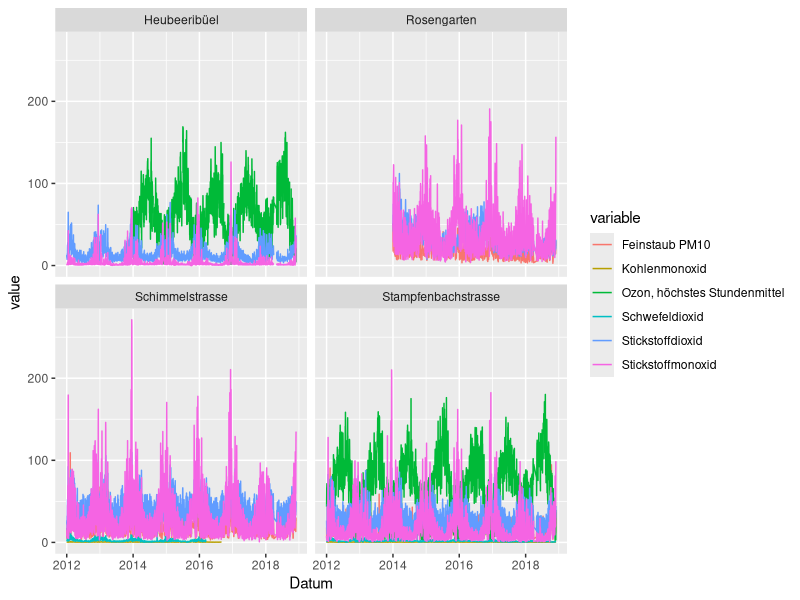
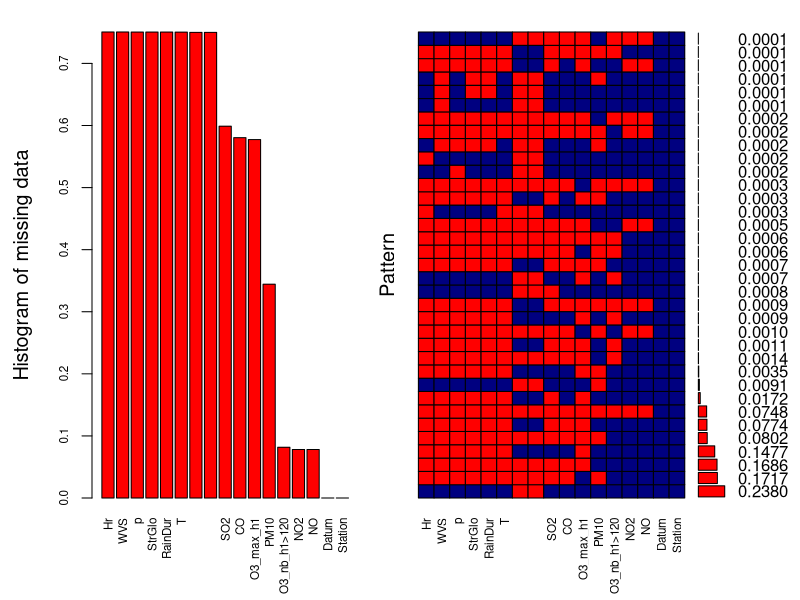
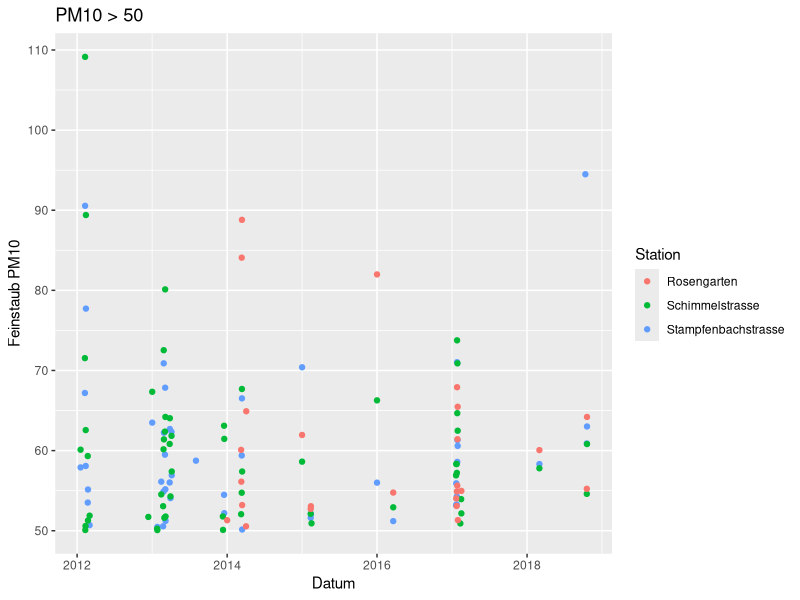
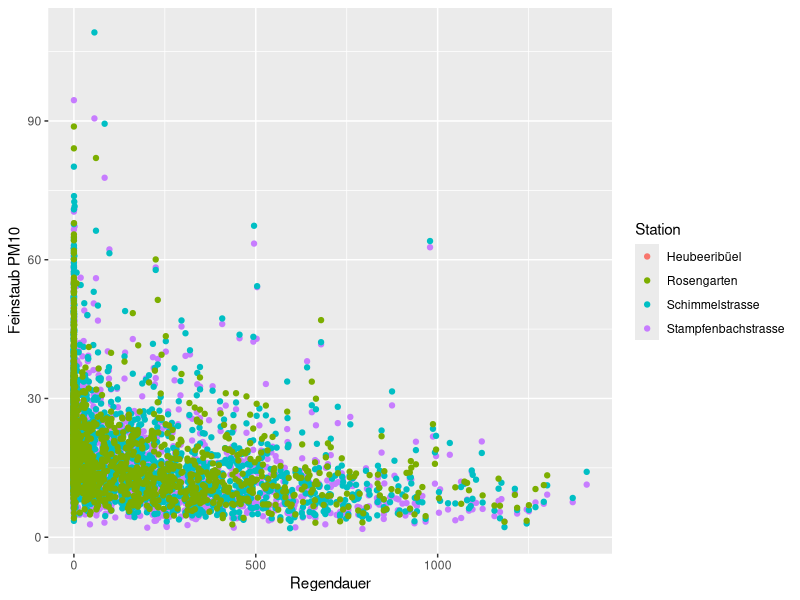

Recreate these plots in R, in order.
# Hausaufgabe
#### Aufgabe 1 ####

library("tidyr")
library(readr)
require(dplyr, quietly = T)
library(ggplot2)

# Daten einlesen
ugz_luftqualitaetsmessung_seit_2012 <- read_csv("ugz_luftqualitaetsmessung_seit-2012.csv")
luftqualitaet <- as_tibble(ugz_luftqualitaetsmessung_seit_2012)

# Werte und titel separieren
titel <- slice(luftqualitaet, c(2))
titel[1] <- "Datum"
werte <- slice(luftqualitaet, c(-1:-5))

# Tabelle nach ort auseinander nehmen
stampfenbach <- werte %>% select(1,2:14) %>%
  mutate(station = "Stampfenbachstrasse")
stampfenbach_titel <- titel %>% select(1,2:14)
stampfenbach_titel[15] <- "Station"
names(stampfenbach) <- stampfenbach_titel

schimmel <- werte %>% select(1,15:22) %>%
  mutate(station = "Schimmelstrasse")
schimmel_titel <- titel %>% select(1,15:22)
schimmel_titel[10] <- "Station"
names(schimmel) <- schimmel_titel

heubeer <- werte %>% select(1,23:26) %>%
  mutate(station = "Heubeeribüel")
heubeer_titel <- titel %>% select(1,23:26)
heubeer_titel[6] <- "Station"
names(heubeer) <- heubeer_titel

rosengarten <- werte %>% select(1,27:30) %>%   
  mutate(station = "Rosengarten")
rosengarten_titel <- titel %>% select(1,27:30)
rosengarten_titel[6] <- "Station"
names(rosengarten) <- rosengarten_titel

# Tabelle zusammensetzen
luftqual <- bind_rows(stampfenbach, schimmel, heubeer, rosengarten)
str(luftqual)

# Zahlen von character nach numeric wandeln
luftqual[2:14] <- as_tibble(sapply(luftqual[2:14], as.numeric))
str(luftqual)
View(luftqual)



#### Aufgabe 2 ####
# mit ggplot
gather(luftqual, key = variable, value = value, c(2,3,4,6,7,8)) %>% 
  ggplot(aes(x = Datum, y = value, group = variable)) +
  geom_line(aes(color = variable)) +
  facet_wrap(~Station)

# mit ggally #falscher Ansatz
# library(GGally)
# ggpairs(luftqual, mapping = ggplot2::aes(color = Station), columns = c(2,3,4,6,7,8),
#         upper =list(continuous = wrap("points", alpha = 0.2)))


#### Aufgabe 3 ####
library(VIM)
par(mar= c(4,2,2,2))


# All Nan Werte zu NA`s ersetzen
luftqual.A3 <- rapply(luftqual, f=function(x) ifelse(is.nan(x),NA,x), how="replace")
View(luftqual.A3)

# Neue Namen für Header, ansonsten kein Platz für Plot
names(luftqual.A3) <- c("Datum", "SO2", "CO", "O3_max_h1", "O3_nb_h1>120", "NO2", "NO", "PM10", "T", "Hr", "p", "WVS", "StrGlo", "RainDur", "Station")
View(luftqual.A3)

# Anteil NA in Variable und Kombinationen von Varibablen
aggr_plot <- aggr(luftqual.A3, col=c('navyblue','red'), 
                  numbers=TRUE, sortVars=TRUE, labels=names(luftqual.A3), cex.axis=.7, gap=3, ylab=c("Histogram of missing data","Pattern"), cex.lab = 1.2)

# Anzahl NA`s im Datensatz
sum(is.na(luftqual.A3))




#### Aufgabe 4 ####

# Feinstaub (PM10) jeweils fuer die Messpunkte 
# Stampfenbachstrasse, Schimmelstrasse, Rosengartenstrasse
# !! Heubeeribüel hat keine Messung von PM10 

# PM10 
# Jahresmittelgrenzwert: 20ug/m^3
# Tagesmittelgrenzwert: 50ug/m^3, darf max. 1x pro Jahr ueberschritten werden


# uberschittene Tagesmittelgrenzwerte
luftqual.PM10 <- luftqual %>% select(Datum, 'Feinstaub PM10', Station) %>%
  mutate(PM10_uberschritt = luftqual$`Feinstaub PM10` >= 50 )

#1 wie oft wird der Tagesmittel-Grenzwert an welcher Station ueberschritten?
luftqual.PM10 %>% group_by(Station) %>% summarize(n = sum(PM10_uberschritt, na.rm = T))

#2 ueberschrittenen Tagesmittelgrenzwerte fuer alle Stationen ueber die Zeit in einer Grafik
luftqual.PM10 %>% filter(PM10_uberschritt) %>% 
  ggplot(aes(x=Datum, y=`Feinstaub PM10`)) + geom_point(aes(color = Station)) + ggtitle("PM10 > 50")

# Der Tagesmittelgrenzwert wird bei allen Stationen oft an den gleichen Tagen uebertroffen.
# Dies ist gut moeglich da alle Messstatinen unter aehnlichen Einfluessen auf den Feinstaub reagieren
# wie zb. das Wetter.

#3 In welchen Jahren und Stationen ist der Anteil der Tage mit Grenzwert uberschreitungen
# signifikant groesser als zufaellig

# Jahresmittelgrenzwert = 20ug/m^3

# Messwerte sind iid: independent and identically distributed
luftqual.PM10 %>% group_by(Station) %>% summarize(n = sum(PM10_uberschritt, na.rm = T)) %>%
  mutate(wkeit_n = punif(q=n, min=0, max=365))

#### nicht sicher obe uniform Verteilung stimmt.


#### Aufgabe 5 ####

# Regendauer ~ PM10 pro Station 
# select(luftqual, Datum, Regendauer)
# PM10_temp <- luftqual %>% select(Datum,`Feinstaub PM10`, Station) %>%
  
# regendauer zu allen Stationen hinzufuegen mit leftjoin
ordered_PM10 <- left_join(x = select(luftqual, Datum,`Feinstaub PM10`, Station),
          y = filter(luftqual, Station == "Stampfenbachstrasse") %>% select( Datum, Regendauer),
          by = "Datum")
  
# Plot
ggplot(ordered_PM10, aes(x= Regendauer, y= `Feinstaub PM10`)) + geom_point(aes(color = Station))
